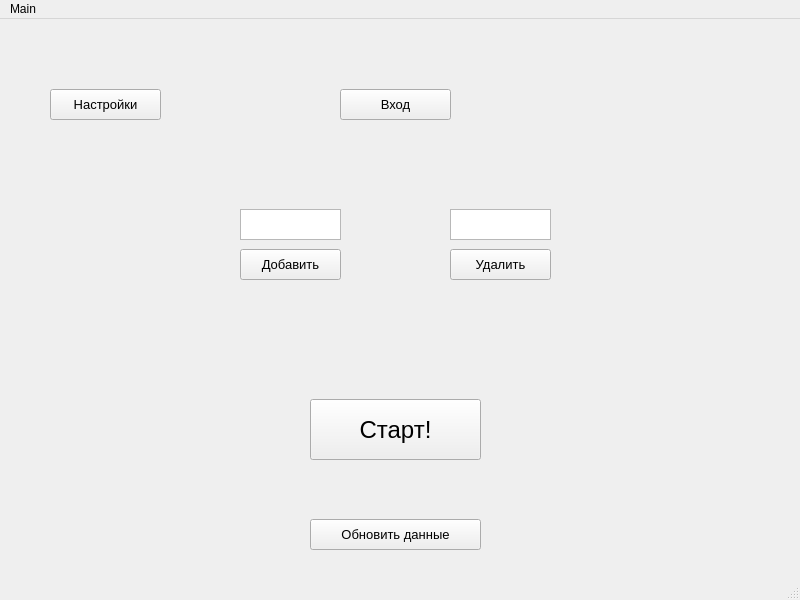
<?xml version="1.0" encoding="UTF-8"?>
<ui version="4.0">
 <class>MainWindow</class>
 <widget class="QMainWindow" name="MainWindow">
  <property name="geometry">
   <rect>
    <x>0</x>
    <y>0</y>
    <width>800</width>
    <height>600</height>
   </rect>
  </property>
  <property name="windowTitle">
   <string>MainWindow</string>
  </property>
  <widget class="QWidget" name="centralwidget">
   <widget class="QPushButton" name="start">
    <property name="geometry">
     <rect>
      <x>310</x>
      <y>380</y>
      <width>171</width>
      <height>61</height>
     </rect>
    </property>
    <property name="font">
     <font>
      <pointsize>18</pointsize>
      <weight>50</weight>
      <bold>false</bold>
     </font>
    </property>
    <property name="text">
     <string>Старт!</string>
    </property>
   </widget>
   <widget class="QPushButton" name="properties">
    <property name="geometry">
     <rect>
      <x>50</x>
      <y>70</y>
      <width>111</width>
      <height>31</height>
     </rect>
    </property>
    <property name="font">
     <font>
      <pointsize>10</pointsize>
      <weight>50</weight>
      <bold>false</bold>
     </font>
    </property>
    <property name="text">
     <string>Настройки</string>
    </property>
   </widget>
   <widget class="QPushButton" name="append">
    <property name="geometry">
     <rect>
      <x>240</x>
      <y>230</y>
      <width>101</width>
      <height>31</height>
     </rect>
    </property>
    <property name="font">
     <font>
      <pointsize>10</pointsize>
     </font>
    </property>
    <property name="text">
     <string>Добавить</string>
    </property>
   </widget>
   <widget class="QPushButton" name="remove">
    <property name="geometry">
     <rect>
      <x>450</x>
      <y>230</y>
      <width>101</width>
      <height>31</height>
     </rect>
    </property>
    <property name="font">
     <font>
      <pointsize>10</pointsize>
     </font>
    </property>
    <property name="text">
     <string>Удалить</string>
    </property>
   </widget>
   <widget class="QTextEdit" name="input_append">
    <property name="geometry">
     <rect>
      <x>240</x>
      <y>190</y>
      <width>101</width>
      <height>31</height>
     </rect>
    </property>
   </widget>
   <widget class="QTextEdit" name="input_remove">
    <property name="geometry">
     <rect>
      <x>450</x>
      <y>190</y>
      <width>101</width>
      <height>31</height>
     </rect>
    </property>
   </widget>
   <widget class="QPushButton" name="auth">
    <property name="geometry">
     <rect>
      <x>340</x>
      <y>70</y>
      <width>111</width>
      <height>31</height>
     </rect>
    </property>
    <property name="font">
     <font>
      <pointsize>10</pointsize>
      <weight>50</weight>
      <bold>false</bold>
     </font>
    </property>
    <property name="text">
     <string>Вход</string>
    </property>
   </widget>
   <widget class="QPushButton" name="reload">
    <property name="geometry">
     <rect>
      <x>310</x>
      <y>500</y>
      <width>171</width>
      <height>31</height>
     </rect>
    </property>
    <property name="font">
     <font>
      <pointsize>10</pointsize>
      <weight>50</weight>
      <bold>false</bold>
     </font>
    </property>
    <property name="text">
     <string>Обновить данные</string>
    </property>
   </widget>
  </widget>
  <widget class="QMenuBar" name="menubar">
   <property name="geometry">
    <rect>
     <x>0</x>
     <y>0</y>
     <width>800</width>
     <height>26</height>
    </rect>
   </property>
   <widget class="QMenu" name="menuMain">
    <property name="title">
     <string>Main</string>
    </property>
   </widget>
   <addaction name="menuMain"/>
  </widget>
  <widget class="QStatusBar" name="statusbar"/>
 </widget>
 <resources/>
 <connections/>
</ui>
